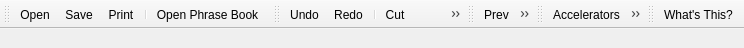
<ui version="4.0" >
 <author></author>
 <comment></comment>
 <exportmacro></exportmacro>
 <class>MainWindow</class>
 <widget class="QMainWindow" name="MainWindow" >
  <property name="geometry" >
   <rect>
    <x>0</x>
    <y>0</y>
    <width>744</width>
    <height>38</height>
   </rect>
  </property>
  <property name="windowTitle" >
   <string>MainWindow</string>
  </property>
  <widget class="QWidget" name="centralwidget" />
  <widget class="QStatusBar" name="statusbar" >
   <property name="geometry" >
    <rect>
     <x>0</x>
     <y>16</y>
     <width>744</width>
     <height>22</height>
    </rect>
   </property>
   <property name="sizeGripEnabled" >
    <bool>false</bool>
   </property>
  </widget>
  <widget class="QToolBar" name="toolBar" >
   <property name="orientation" >
    <enum>Qt::Horizontal</enum>
   </property>
   <attribute name="toolBarArea" >
    <number>4</number>
   </attribute>
   <addaction name="actionOpen" />
   <addaction name="actionSave" />
   <addaction name="actionPrint" />
   <addaction name="separator" />
   <addaction name="actionOpen_Phrase_Book" />
  </widget>
  <widget class="QToolBar" name="toolBar_2" >
   <property name="orientation" >
    <enum>Qt::Horizontal</enum>
   </property>
   <attribute name="toolBarArea" >
    <number>4</number>
   </attribute>
   <addaction name="actionUndo" />
   <addaction name="actionRedo" />
   <addaction name="separator" />
   <addaction name="actionCut" />
   <addaction name="actionCopy" />
   <addaction name="actionPaste" />
   <addaction name="separator" />
   <addaction name="actionFind" />
  </widget>
  <widget class="QToolBar" name="toolBar_3" >
   <property name="orientation" >
    <enum>Qt::Horizontal</enum>
   </property>
   <attribute name="toolBarArea" >
    <number>4</number>
   </attribute>
   <addaction name="actionPrev" />
   <addaction name="actionNext" />
   <addaction name="actionPrev_Unfinished" />
   <addaction name="actionNext_Unfinished" />
   <addaction name="actionDone_and_Next" />
  </widget>
  <widget class="QToolBar" name="toolBar_4" >
   <property name="orientation" >
    <enum>Qt::Horizontal</enum>
   </property>
   <attribute name="toolBarArea" >
    <number>4</number>
   </attribute>
   <addaction name="actionAccelerators" />
   <addaction name="actionEnding_Punctuation" />
   <addaction name="actionPhrase_Matches" />
  </widget>
  <widget class="QToolBar" name="toolBar_5" >
   <property name="orientation" >
    <enum>Qt::Horizontal</enum>
   </property>
   <attribute name="toolBarArea" >
    <number>4</number>
   </attribute>
   <addaction name="actionWhat_s_This" />
  </widget>
  <action name="actionOpen" >
   <property name="icon" >
    <iconset resource="../../../tools/linguist/linguist/linguist.qrc" >:/images/win/fileopen.png</iconset>
   </property>
   <property name="text" >
    <string>Open</string>
   </property>
  </action>
  <action name="actionSave" >
   <property name="icon" >
    <iconset resource="../../../tools/linguist/linguist/linguist.qrc" >:/images/win/filesave.png</iconset>
   </property>
   <property name="text" >
    <string>Save</string>
   </property>
  </action>
  <action name="actionPrint" >
   <property name="icon" >
    <iconset resource="../../../tools/linguist/linguist/linguist.qrc" >:/images/win/print.png</iconset>
   </property>
   <property name="text" >
    <string>Print</string>
   </property>
  </action>
  <action name="actionOpen_Phrase_Book" >
   <property name="icon" >
    <iconset resource="../../../tools/linguist/linguist/linguist.qrc" >:/images/win/book.png</iconset>
   </property>
   <property name="text" >
    <string>Open Phrase Book</string>
   </property>
  </action>
  <action name="actionUndo" >
   <property name="icon" >
    <iconset resource="../../../tools/linguist/linguist/linguist.qrc" >:/images/win/undo.png</iconset>
   </property>
   <property name="text" >
    <string>Undo</string>
   </property>
  </action>
  <action name="actionRedo" >
   <property name="icon" >
    <iconset resource="../../../tools/linguist/linguist/linguist.qrc" >:/images/win/redo.png</iconset>
   </property>
   <property name="text" >
    <string>Redo</string>
   </property>
  </action>
  <action name="actionCut" >
   <property name="icon" >
    <iconset resource="../../../tools/linguist/linguist/linguist.qrc" >:/images/win/editcut.png</iconset>
   </property>
   <property name="text" >
    <string>Cut</string>
   </property>
  </action>
  <action name="actionCopy" >
   <property name="icon" >
    <iconset resource="../../../tools/linguist/linguist/linguist.qrc" >:/images/win/editcopy.png</iconset>
   </property>
   <property name="text" >
    <string>Copy</string>
   </property>
  </action>
  <action name="actionPaste" >
   <property name="icon" >
    <iconset resource="../../../tools/linguist/linguist/linguist.qrc" >:/images/win/editpaste.png</iconset>
   </property>
   <property name="text" >
    <string>Paste</string>
   </property>
  </action>
  <action name="actionFind" >
   <property name="icon" >
    <iconset resource="../../../tools/linguist/linguist/linguist.qrc" >:/images/win/searchfind.png</iconset>
   </property>
   <property name="text" >
    <string>Find</string>
   </property>
  </action>
  <action name="actionPrev" >
   <property name="icon" >
    <iconset resource="../../../tools/linguist/linguist/linguist.qrc" >:/images/win/prev.png</iconset>
   </property>
   <property name="text" >
    <string>Prev</string>
   </property>
  </action>
  <action name="actionNext" >
   <property name="icon" >
    <iconset resource="../../../tools/linguist/linguist/linguist.qrc" >:/images/win/next.png</iconset>
   </property>
   <property name="text" >
    <string>Next</string>
   </property>
  </action>
  <action name="actionPrev_Unfinished" >
   <property name="icon" >
    <iconset resource="../../../tools/linguist/linguist/linguist.qrc" >:/images/win/prevunfinished.png</iconset>
   </property>
   <property name="text" >
    <string>Prev Unfinished</string>
   </property>
  </action>
  <action name="actionNext_Unfinished" >
   <property name="icon" >
    <iconset resource="../../../tools/linguist/linguist/linguist.qrc" >:/images/win/nextunfinished.png</iconset>
   </property>
   <property name="text" >
    <string>Next Unfinished</string>
   </property>
  </action>
  <action name="actionDone_and_Next" >
   <property name="icon" >
    <iconset resource="../../../tools/linguist/linguist/linguist.qrc" >:/images/win/doneandnext.png</iconset>
   </property>
   <property name="text" >
    <string>Done and Next</string>
   </property>
  </action>
  <action name="actionAccelerators" >
   <property name="icon" >
    <iconset resource="../../../tools/linguist/linguist/linguist.qrc" >:/images/win/accelerator.png</iconset>
   </property>
   <property name="text" >
    <string>Accelerators</string>
   </property>
  </action>
  <action name="actionEnding_Punctuation" >
   <property name="icon" >
    <iconset resource="../../../tools/linguist/linguist/linguist.qrc" >:/images/win/punctuation.png</iconset>
   </property>
   <property name="text" >
    <string>Ending Punctuation</string>
   </property>
  </action>
  <action name="actionPhrase_Matches" >
   <property name="icon" >
    <iconset resource="../../../tools/linguist/linguist/linguist.qrc" >:/images/win/phrase.png</iconset>
   </property>
   <property name="text" >
    <string>Phrase Matches</string>
   </property>
  </action>
  <action name="actionWhat_s_This" >
   <property name="icon" >
    <iconset resource="../../../tools/linguist/linguist/linguist.qrc" >:/images/win/whatsthis.png</iconset>
   </property>
   <property name="text" >
    <string>What's This?</string>
   </property>
  </action>
 </widget>
 <pixmapfunction></pixmapfunction>
 <resources>
  <include location="../../../tools/linguist/linguist/linguist.qrc" />
 </resources>
 <connections/>
</ui>
